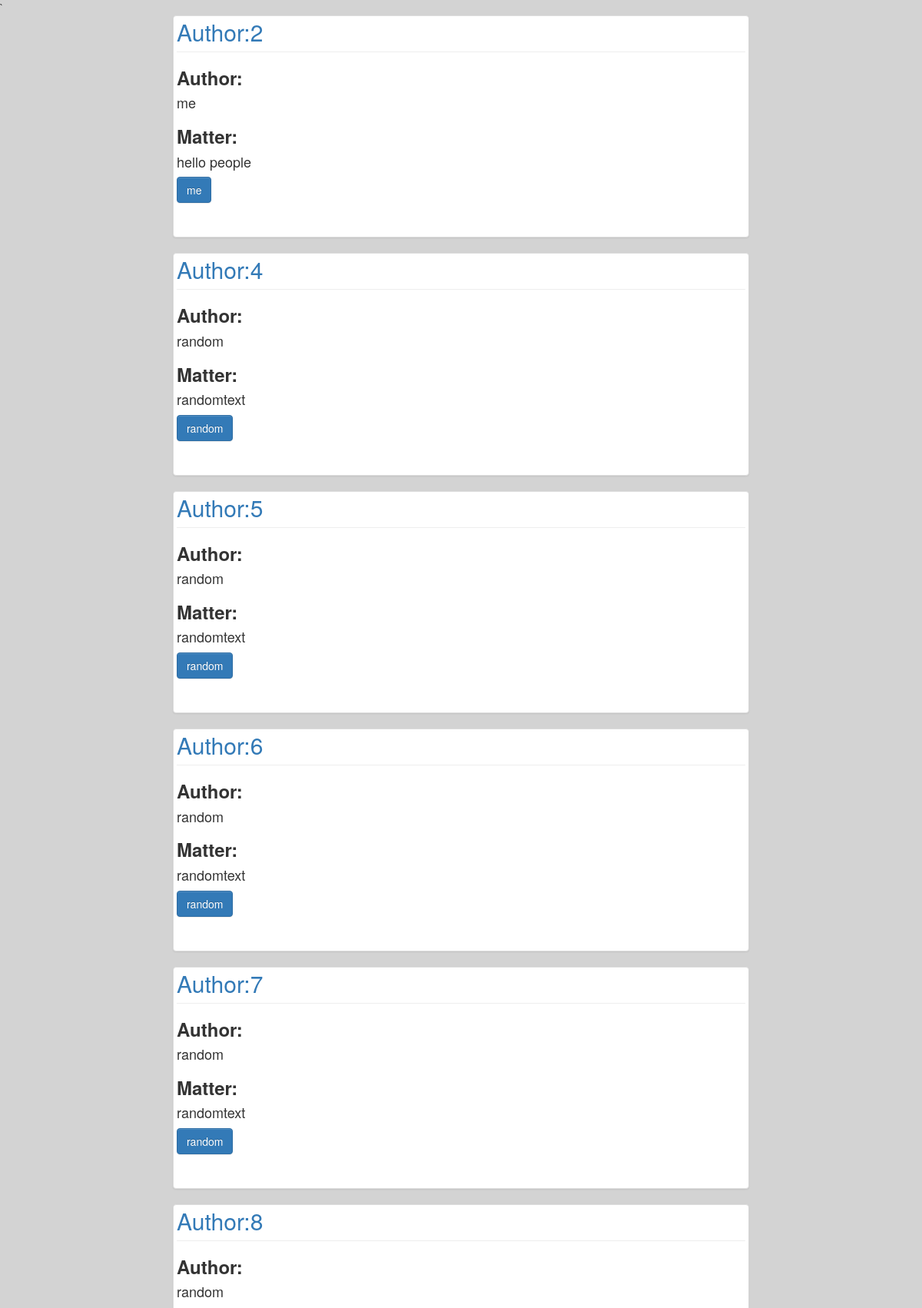
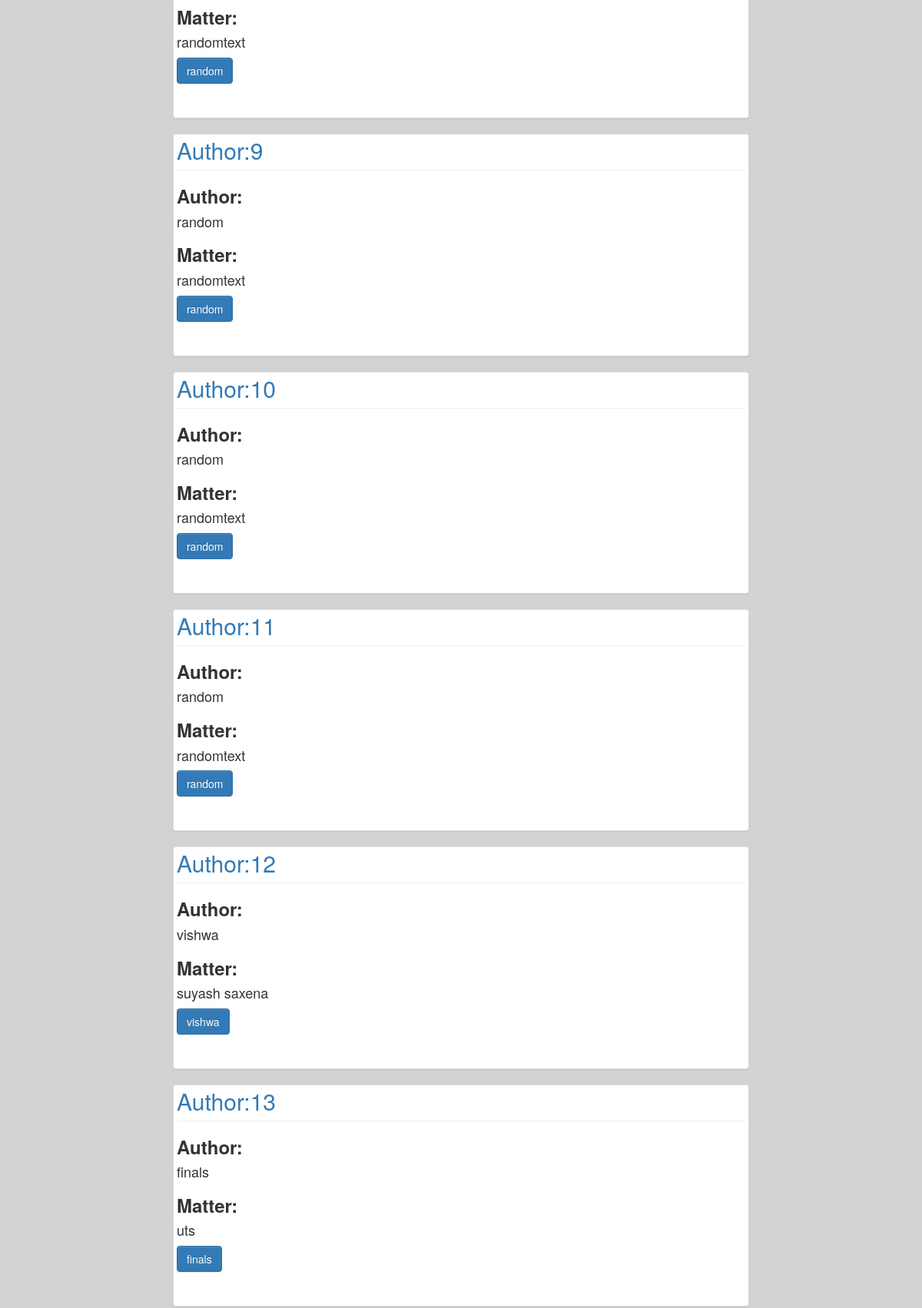
The app's page /posts/list/ (upper part) with its own data (2 pictures, top to bottom).
### posts/models.py (models this page shows, shortened)
class Post(models.Model):
	title=models.CharField(max_length=120)
	matter=models.TextField()
	timestamp=models.DateTimeField(auto_now=False,auto_now_add=True)

### posts/views.py (the view)
def blogviewlist(request):
	q=Post.objects.all()
	context={
	"q":q
	}
	return render(request ,"list.html",context)

### posts/templates/list.html (shortened to what this page needs)
{% include 'base.html' %}
<html>
<body>
<div class="container">
<div class="row">
<div class="col-lg-2">
</div>
<div class="col-lg-8">
{% for obj in q %}
<div class="thumbnail">
<fieldset>
<h2 class="text-primary page-header" style="margin: 0px 0px 0px 0px;">Author:{{obj.id}}</h2>
<h3><strong>Author:</strong><br><h4>{{obj.title}}</h4></h3>
<h3>
<strong>Matter:</strong><br><h4>{{obj.matter}}</h4></h3>
<button class="btn btn-primary"><a style="color:white;" href="{% url 'detail' id=obj.id %}">{{obj.title}}</a></button>
</fieldset>
</div>
{% endfor %}
</div>
<div class="col-lg-2">
</div>
</div>
</div>
</body>
</html>

### posts/templates/base.html (shortened to what this page needs)
{% load staticfiles %}
<html>
<head>
<link rel="stylesheet" href="https://maxcdn.bootstrapcdn.com/bootstrap/3.3.7/css/bootstrap.min.css">
<link rel="stylesheet" href="https://maxcdn.bootstrapcdn.com/bootstrap/3.3.7/css/bootstrap-theme.min.css">
<link href="{% static 'bstrap/css/bootstrap.min.css' %}" rel="stylesheet">
</head>
<body style="background-color:rgb(211,211,211);margin: 0px 0px 0px 0px;">
    </body>
</html>`

### records on screen
Post: id "2", title "me", matter "hello people"
Post: id "4", title "random", matter "randomtext"
Post: id "5", title "random", matter "randomtext"
Post: id "6", title "random", matter "randomtext"
Post: id "7", title "random", matter "randomtext"
Post: id "8", title "random", matter "randomtext"
Post: id "9", title "random", matter "randomtext"
Post: id "10", title "random", matter "randomtext"
Post: id "11", title "random", matter "randomtext"
Post: id "12", title "vishwa", matter "suyash saxena"
Post: id "13", title "finals", matter "uts"
